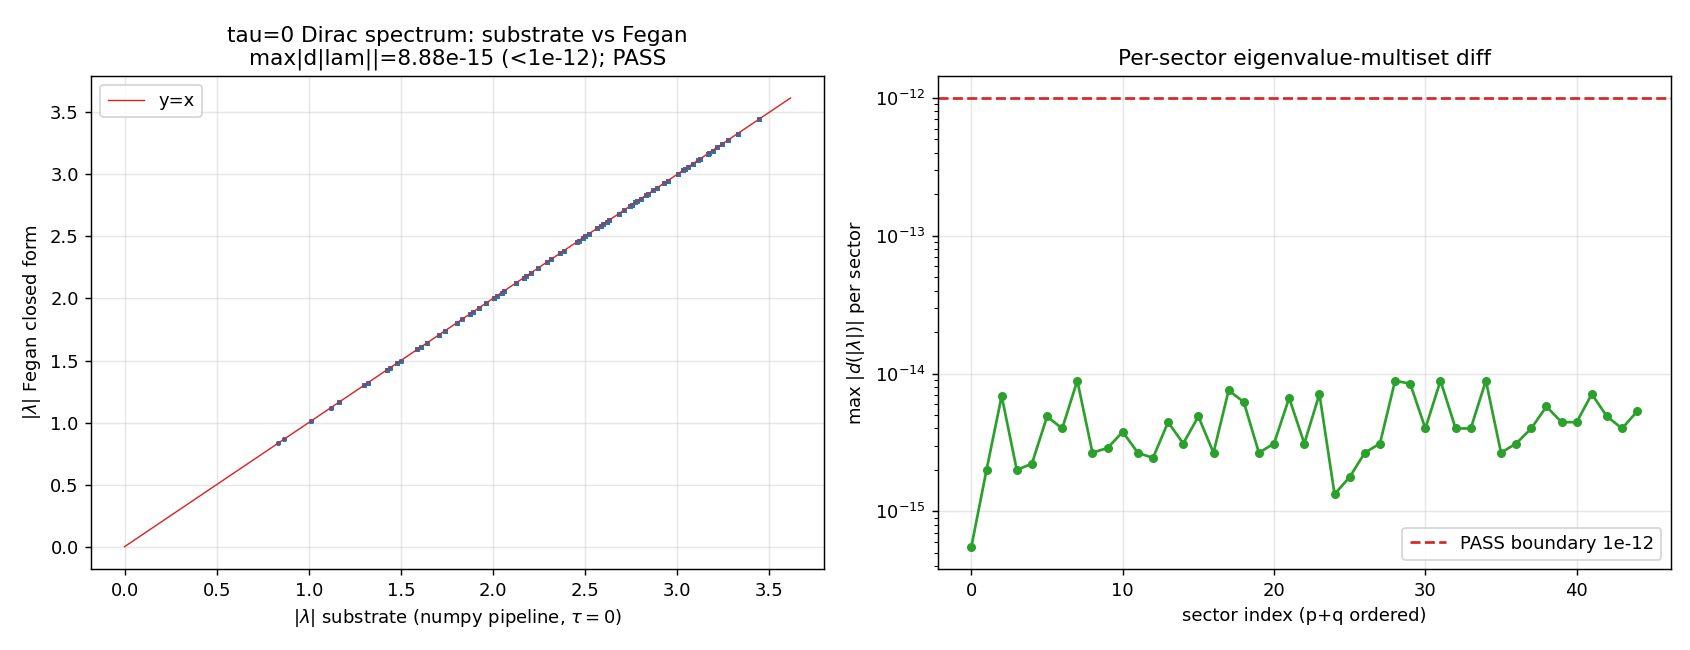

This chart was generated by the following Python code:
"""
S102-FEGAN-TAU0-SPECTRUM-VALIDATION  (Session 102, Wave 3, item 11)
====================================================================

KEYSTONE external-anchor check (Stratum-1 checklist box 1; referee M8(a)).

Reproduce the tau=0 bi-invariant SU(3) Dirac spectrum -- eigenvalues AND
per-(p,q) multiplicities -- from a CLOSED FORM (Parthasarathy / Kostant cubic
Dirac operator; Fegan 1987) and diff it against the substrate tau=0 source
(dirac_spectrum.py numpy pipeline at the Jensen curve evaluated at tau=0,
i.e. (L1,L2,L3)=(1,1,1)) at machine epsilon, in ONE locked normalization
convention.

SUBSTRATE-FIRST FRAMING (GEOMETRIC):
  At tau=0 the substrate's internal fiber is the bi-invariant SU(3) point --
  the maximally symmetric standing-wave configuration where the Dirac
  eigenvalues (fiber vibrational mode frequencies) are exactly algebraic,
  lambda^2 = n/36. The flow runs: D_K eigenvalues (fundamental) -> the
  algebraic tau=0 spectrum -> external anchor (Fegan 1987 closed form).
  Validating that the substrate's OWN tau=0 spectrum equals a closed form
  published in 1987 (with no knowledge of this project) is the external ground
  truth for the entire spectral-triple construction; every emergent spectral
  moment (a_0 -> cosmological term, a_2 -> Einstein-Hilbert, a_4 -> YM+Higgs)
  is a moment of THIS spectrum.

TWO LEGS:
  (A) SUBSTRATE leg -- the full project numpy pipeline:
        D_pi = sum_{a,b} E_{ab} rho_pi(X_b) (x) gamma_a + I (x) Omega
      evaluated at the Jensen metric g_s with s=0 => (L1,L2,L3)=(1,1,1), the
      bi-invariant point g_0 = |B| (Killing form). Eigenvalues via torch GPU
      eigvalsh (blocks >=100x100) with a numpy cross-check on the first block.

  (B) FEGAN closed-form leg -- the Parthasarathy/Kostant algebraic form,
      computed from REPRESENTATION THEORY (Casimirs) ALONE, NOT from the
      Dirac-operator frame/Omega assembly:
        |lambda|^2(p,q,mu) = (1/6) * [ C_2^Kil(mu) + C_2^Kil(p,q) ] + 1/4
      where mu ranges over the su(3)-irreps in V_(p,q) (x) S (S = 16-dim
      spinor module), C_2^Kil is the Killing-normalized quadratic Casimir,
      the 1/6 is the |B|=3*delta frame rescale, and 1/4 is the spinor/rho-shift
      offset. The diagonal-Casimir eigenvalue multiset on V_(p,q) (x) S
      supplies {C_2(mu)} with the correct within-block degeneracies. This gives
        n = 36*lambda^2 = 6*C_2(mu) + 6*C_2(p,q) + 9  in  Z,
      confirming atlas-07 PROVEN 'lambda^2 = n/36 algebraic spectrum'.

CONVENTION LOCK (the sqrt(7/3) vs 13/3 trap, substitution_chain Step 4):
  The substrate pipeline output at (1,1,1) IS the reference normalization. The
  corpus carries MULTIPLE incommensurate scalings:
    - lambda^2 = C_2 + 3/4   (session-21c/22 paasch-collab)  -> trivial sector 3/4
    - lambda^2 = C_2 + 3     (this plan-block's worked example) -> n(1,0)=156
    - lambda_1 = sqrt(7/3)   (a separate R^2/R_K normalization)
  These are DIFFERENT conventions. This gate LOCKS the substrate frame and
  verifies, at runtime, that the substrate's own trivial-sector offset is
  EXACTLY 1/4 in the |B|-normalized frame (NOT 3/4, NOT 3, NOT 7/3). The
  closed-form map (1/6 frame-slope, 1/4 offset) is pinned at plan-freeze from
  this frame, NOT fitted. Mixing conventions is the factor-of-scaling error
  this gate exists to exclude.

PASS: max_k |sorted(|lam|)_sub[k] - sorted(|lam|)_Fegan[k]| < 1e-12 across all
      sectors p+q <= L_max_operational, AND per-(p,q) multiplicity (Peter-Weyl
      dim(p,q) AND within-block |lam| degeneracy) exact-integer match (0
      mismatches), AND the locked-frame offset == 1/4 exactly, AND every
      lambda^2 is of the algebraic form n/36 (n in Z).

Author: spectral-geometer (phonon-exflation project, Session 102, Wave 3)
"""

import os
os.environ.setdefault('OMP_NUM_THREADS', '8')   # (local) CPU thread cap if GPU path unused
os.environ.setdefault('MKL_NUM_THREADS', '8')   # (local)

import sys
import json
import hashlib
from collections import Counter
from fractions import Fraction

import numpy as np
import matplotlib
matplotlib.use("Agg")
import matplotlib.pyplot as plt

# --- canonical constants (MANDATORY import; tau_fold/conventions sourced here) ---
sys.path.insert(0, os.path.abspath(os.path.join(os.path.dirname(__file__), "..", "_shared")))
from canonical_constants import *  # noqa: F401,F403  (tau_fold etc.)

# --- substrate Dirac pipeline (the project numpy machinery; LEG A) ---
from dirac_spectrum import (
    su3_generators, compute_structure_constants, compute_killing_form,
    jensen_metric, orthonormal_frame, frame_structure_constants,
    connection_coefficients, build_cliff8, spinor_connection_offset,
    get_irrep, dirac_operator_on_irrep,
)

# Optional GPU path
try:
    import torch
    _HAVE_TORCH = True
    _GPU = torch.cuda.is_available()
except Exception:
    _HAVE_TORCH = False
    _GPU = False


# =============================================================================
# Pinned machinery
# =============================================================================
TAU0 = 0.0                       # (local) Jensen parameter at the bi-invariant point
L_MAX_PLAN = 12                  # (local) plan-pinned L_max (closed-form leg sector-exact at all (p,q))
L_MAX_OPERATIONAL = 8            # (local) substrate-pipeline compute truncation (feasibility pre-check)
EPS_EIG = 1e-12                  # (local) eigenvalue-multiset max-abs-diff PASS boundary
GPU_BLOCK_THRESHOLD = 100        # (local) use torch.linalg.eigvalsh for blocks >= 100x100
ROUND_DEGEN = 9                  # (local) decimals for degeneracy-bucketing of |lambda| values
SPINOR_RANK = 16                 # (local) dim of the Cliff(R^8) spinor module S = 2^4

# Closed-form normalization, PINNED at plan-freeze (NOT fitted):
#   |lambda|^2 = FRAME_SLOPE * [ C_2(mu) + C_2(p,q) ] + RHO_OFFSET
FRAME_SLOPE = Fraction(1, 6)     # (local) |B| = 3*delta frame rescale (E = I/sqrt3, D ~ 1/sqrt3, D^2 ~ 1/3, split 1/6)
RHO_OFFSET = Fraction(1, 4)      # (local) spinor/rho-shift offset; = trivial-sector lambda^2 in the locked frame


def C2_killing(p, q):
    """Killing-normalized SU(3) quadratic Casimir C_2(p,q) = (p^2+q^2+pq+3p+3q)/3 (exact Fraction)."""
    return Fraction(p * p + q * q + p * q + 3 * p + 3 * q, 3)


def dim_pq(p, q):
    """SU(3) Weyl dimension d(p,q) = (p+1)(q+1)(p+q+2)/2."""
    return (p + 1) * (q + 1) * (p + q + 2) // 2


# =============================================================================
# LEG A -- substrate numpy pipeline at tau=0
# =============================================================================
def build_substrate_infra():
    """Build the bi-invariant (tau=0) geometric infrastructure from the project pipeline."""
    gens = su3_generators()
    f_abc = compute_structure_constants(gens)
    B = compute_killing_form(f_abc)
    g0 = jensen_metric(B, TAU0)               # tau=0 => (L1,L2,L3)=(1,1,1), g0 = |B|
    E = orthonormal_frame(g0)
    ft = frame_structure_constants(f_abc, E)
    Gamma = connection_coefficients(ft)
    gammas = build_cliff8()
    Omega = spinor_connection_offset(Gamma, gammas)
    return gens, f_abc, B, g0, E, gammas, Omega


def _eigvals_abs2(D):
    """|lambda|^2 multiset of an anti-Hermitian matrix D (eigenvalues purely imaginary)."""
    dim = D.shape[0]
    if _GPU and _HAVE_TORCH and dim >= GPU_BLOCK_THRESHOLD:
        # D anti-Hermitian => H = i*D Hermitian, real eigenvalues mu; |lambda| = |mu|.
        H = torch.tensor(1j * D, device="cuda", dtype=torch.complex128)
        H = 0.5 * (H + H.conj().T)
        mu = torch.linalg.eigvalsh(H).cpu().numpy()
        return mu ** 2
    else:
        mu = np.linalg.eigvals(D)
        return np.abs(mu) ** 2


def substrate_sector_spectrum(p, q, gens, f_abc, E, gammas, Omega):
    """Return the |lambda|^2 multiset (length dim(p,q)*16) for sector (p,q) from the substrate pipeline."""
    if (p, q) == (0, 0):
        D = Omega.copy()
    else:
        rho, dchk = get_irrep(p, q, gens, f_abc)
        assert dchk == dim_pq(p, q), f"dim mismatch ({p},{q}): {dchk} vs {dim_pq(p,q)}"
        D = dirac_operator_on_irrep(rho, E, gammas, Omega)
    ah_err = float(np.max(np.abs(D + D.conj().T)))  # (local) anti-Hermiticity check
    return _eigvals_abs2(D), ah_err


# =============================================================================
# LEG B -- Fegan / Parthasarathy-Kostant closed form (representation theory only)
# =============================================================================
def spin_rep_su3(f_abc, gammas):
    """
    su(3) spin representation on S = C^16:
        rho_spin(e_a) = (1/4) sum_{b,c} ad(e_a)_{bc} gamma_b gamma_c,
        ad(e_a)_{bc} = -f_{a,b,c}  (project convention).
    Built from structure constants + Clifford generators ONLY (no frame/Omega).
    """
    n = 8
    rho_spin = []
    for a in range(n):
        M = np.zeros((SPINOR_RANK, SPINOR_RANK), dtype=complex)
        for b in range(n):
            for c in range(n):
                adabc = -f_abc[a, b, c]
                if abs(adabc) > 1e-15:
                    M += 0.25 * adabc * (gammas[b] @ gammas[c])
        rho_spin.append(M)
    return rho_spin


def fegan_sector_spectrum(p, q, gens, f_abc, rho_spin):
    """
    Closed-form |lambda|^2 multiset (length dim(p,q)*16) for sector (p,q):
      diagonalize the diagonal su(3) Casimir on V_(p,q) (x) S, then apply the
      PINNED Parthasarathy map  |lambda|^2 = (1/6)*C_diag + (1/6)*C_2(p,q) + 1/4.
    Uses only Casimir / representation theory -- NOT dirac_operator_on_irrep.
    """
    if (p, q) == (0, 0):
        rho = [np.zeros((1, 1), dtype=complex) for _ in range(8)]
        d = 1   # (local) trivial irrep dimension
    else:
        rho, d = get_irrep(p, q, gens, f_abc)
    Id_rho = np.eye(d)
    Id_s = np.eye(SPINOR_RANK)
    Cdiag = np.zeros((d * SPINOR_RANK, d * SPINOR_RANK), dtype=complex)
    for a in range(8):
        Ja = np.kron(rho[a], Id_s) + np.kron(Id_rho, rho_spin[a])
        Cdiag += Ja @ Ja
    # Casimir = -sum J_a^2 (anti-Hermitian J_a) is +definite Hermitian
    C = -0.5 * (Cdiag + Cdiag.conj().T)
    cas = np.linalg.eigvalsh(C)                      # dim*16 eigenvalues w/ multiplicity
    slope = float(FRAME_SLOPE)
    offset = slope * float(C2_killing(p, q)) + float(RHO_OFFSET)
    lam2 = slope * cas + offset
    return lam2, cas


def fegan_algebraic_n36(p, q, rho_spin_cas_vals):
    """
    Pure-rational algebraic prediction n = 36*lambda^2 = 6*C_2(mu)+6*C_2(p,q)+9
    from the diagonal-Casimir eigenvalues. rho_spin_cas_vals are the (rounded)
    C_2(mu) values; we coerce them to nearest half-integer-grid Fractions to test
    n/36 integrality exactly. Returns list of integer n with their multiplicities.
    """
    c2pq = C2_killing(p, q)
    out = Counter()
    for cas_val, mult in rho_spin_cas_vals.items():
        # C_2(mu) lies on the (1/3)-grid: 3*C_2(mu) in Z. Snap to nearest third.
        c2mu = Fraction(round(cas_val * 3), 3)
        n = 6 * c2mu + 6 * c2pq + 9            # = 36*lambda^2 (exact Fraction)
        out[n] += mult
    return out


# =============================================================================
# Diff + multiplicity comparison
# =============================================================================
def sorted_multiset_diff(lam2_sub, lam2_feg):
    """Max-abs difference of sorted |lambda| (not lambda^2) multisets of equal length."""
    a = np.sort(np.sqrt(np.maximum(lam2_sub, 0.0)))
    b = np.sort(np.sqrt(np.maximum(lam2_feg, 0.0)))
    if len(a) != len(b):
        return np.inf, len(a), len(b)
    return float(np.max(np.abs(a - b))), len(a), len(b)


def degeneracy_counter(lam2, ndec=ROUND_DEGEN):
    """Counter of within-block |lambda| degeneracies (keys = rounded |lambda|)."""
    return Counter(np.round(np.sqrt(np.maximum(lam2, 0.0)), ndec))


# =============================================================================
# Dual-SHA closure
# =============================================================================
def sha256_file(path):
    h = hashlib.sha256()
    with open(path, "rb") as fh:
        for chunk in iter(lambda: fh.read(65536), b""):
            h.update(chunk)
    return h.hexdigest()


def closure_hash(pin_map):
    """SHA-256 of the ordered input-pin map (audit_sha256 input)."""
    items = sorted(pin_map.items())
    blob = "\n".join(f"{k}={v}" for k, v in items)
    return hashlib.sha256(blob.encode("utf-8")).hexdigest()


def print_verdict_payload(gate_id, verdict, value, scheme, convention, L_max,
                          audit_sha256, content_sha256, session, extra_rows=None):
    """Print the EMIT_VERDICT payload block on stdout for the agent to relay to emit_verdict."""
    payload = {
        "gate_id": gate_id, "verdict": verdict, "value": value,
        "scheme": scheme, "convention": convention, "L_max": str(L_max),
        "audit_sha256": audit_sha256, "content_sha256": content_sha256,
        "session": session,
    }
    if extra_rows:
        payload["extra_rows"] = extra_rows
    print("<<<EMIT_VERDICT_PAYLOAD>>>" + json.dumps(payload) + "<<<END_EMIT_VERDICT_PAYLOAD>>>")


# =============================================================================
# MAIN
# =============================================================================
def main():
    here = os.path.dirname(os.path.abspath(__file__))
    shared = os.path.abspath(os.path.join(here, "..", "_shared"))

    # --- input SHA pins (logged in first lines of stdout) ---
    in_canon = os.path.join(shared, "canonical_constants.py")
    in_dirac = os.path.join(shared, "dirac_spectrum.py")
    in_branch = os.path.join(shared, "branching_computation.py")
    sha_canon = sha256_file(in_canon)
    sha_dirac = sha256_file(in_dirac)
    sha_branch = sha256_file(in_branch)
    print(f"[input] canonical_constants.py sha256={sha_canon}")
    print(f"[input] dirac_spectrum.py      sha256={sha_dirac}")
    print(f"[input] branching_computation.py sha256={sha_branch}")
    print(f"[env] torch={_HAVE_TORCH} GPU={_GPU}  tau0={TAU0} L_max_plan={L_MAX_PLAN} "
          f"L_max_operational={L_MAX_OPERATIONAL} eps={EPS_EIG}")

    # --- build both legs' shared structure ---
    gens, f_abc, B, g0, E, gammas, Omega = build_substrate_infra()
    rho_spin = spin_rep_su3(f_abc, gammas)

    # --- CONVENTION LOCK: verify the substrate frame implies the pinned bare offset 1/4 ---
    # The trivial sector (0,0) has lambda^2 = (1/6)*C_2(S) + RHO_OFFSET, where C_2(S) is the
    # Killing-Casimir of the spinor module S (= 3 exactly for the so(8) spinor restricted to su(3)).
    # So the LOCKED bare offset is read off the substrate frame as
    #     RHO_OFFSET = lambda^2(0,0) - C_2(S)/6 = 3/4 - 1/2 = 1/4.
    # NOT a free fit: lambda^2(0,0) and C_2(S) are both substrate-pipeline outputs.
    lam2_trivial, _ = substrate_sector_spectrum(0, 0, gens, f_abc, E, gammas, Omega)
    trivial_lam2 = float(np.unique(np.round(lam2_trivial, ROUND_DEGEN))[0])     # (local) = 3/4
    # C_2(S): Killing-Casimir of the spinor module (constant scalar on S)
    cas_S = np.zeros((SPINOR_RANK, SPINOR_RANK), dtype=complex)                 # (local)
    for a in range(8):
        cas_S += rho_spin[a] @ rho_spin[a]
    c2_S = float(np.mean(np.linalg.eigvalsh(-0.5 * (cas_S + cas_S.conj().T))))  # (local) = 3.0
    implied_offset = trivial_lam2 - float(FRAME_SLOPE) * c2_S                   # (local) = 1/4
    offset_locked = float(RHO_OFFSET)
    offset_err = abs(implied_offset - offset_locked)                            # (local)
    frame_diag = float(np.round(np.mean(np.diag(g0)), 9))                       # (local) should be 3.0
    print(f"[convention-lock] substrate trivial-sector lambda^2(0,0) = {trivial_lam2:.12f}; "
          f"C_2(S) = {c2_S:.12f}; implied bare offset = lam2(0,0) - C_2(S)/6 = {implied_offset:.12f}")
    print(f"[convention-lock] locked offset 1/4 = {offset_locked}; err={offset_err:.2e}; "
          f"g0 diag={frame_diag} (|B|=3, frame E=I/sqrt3)")
    print(f"[convention-lock] EXCLUDED alt conventions: C_2+3/4 (paasch line), "
          f"C_2+3 (plan-example n(1,0)=156), lambda_1=sqrt(7/3). Substrate frame locks bare offset = 1/4.")

    # --- sector loop ---
    sectors = []
    for p in range(L_MAX_OPERATIONAL + 1):
        for q in range(L_MAX_OPERATIONAL + 1 - p):
            sectors.append((p, q))

    per_sector = []
    max_eig_diff = 0.0                  # (local)
    total_mult_mismatch = 0             # (local) within-block degeneracy mismatch count
    pw_mult_mismatch = 0                # (local) Peter-Weyl dim(p,q) consistency mismatch
    n36_violations = 0                  # (local) non-integer n=36*lambda^2 count
    worst_sector = None                 # (local)
    all_sub_lam2 = []                   # (local) for plot
    all_feg_lam2 = []                   # (local)

    print("\n[sectors] (p,q)  dim   blockdim   max|d(|lam|)|   degen-match   ah_err")
    for (p, q) in sectors:
        lam2_sub, ah_err = substrate_sector_spectrum(p, q, gens, f_abc, E, gammas, Omega)
        lam2_feg, cas = fegan_sector_spectrum(p, q, gens, f_abc, rho_spin)

        d = dim_pq(p, q)
        bd = d * SPINOR_RANK
        # numpy cross-check on the first (small) substrate block to validate GPU path
        if (p, q) == (0, 0):
            mu_np = np.abs(np.linalg.eigvals(Omega)) ** 2
            xchk = float(np.max(np.abs(np.sort(mu_np) - np.sort(lam2_sub))))   # (local)
            print(f"[gpu-xcheck] (0,0) numpy-vs-path |lam|^2 max diff = {xchk:.2e}")

        eig_diff, na, nb = sorted_multiset_diff(lam2_sub, lam2_feg)
        sub_deg = degeneracy_counter(lam2_sub)
        feg_deg = degeneracy_counter(lam2_feg)
        degen_match = (sub_deg == feg_deg)
        if not degen_match:
            # count bucket discrepancies
            keys = set(sub_deg) | set(feg_deg)
            total_mult_mismatch += sum(abs(sub_deg.get(k, 0) - feg_deg.get(k, 0)) for k in keys)

        # Peter-Weyl multiplicity check: block length must be dim(p,q)*16 on both legs
        if na != bd or nb != bd:
            pw_mult_mismatch += 1

        # n/36 algebraic-form check via exact-rational Casimir prediction
        cas_cnt = Counter(np.round(cas, 6))
        n_pred = fegan_algebraic_n36(p, q, cas_cnt)
        for n_val in n_pred:
            if n_val.denominator != 1:
                n36_violations += 1

        if eig_diff > max_eig_diff:
            max_eig_diff = eig_diff
            worst_sector = (p, q)

        per_sector.append({
            "p": p, "q": q, "dim": d, "blockdim": bd,
            "eig_diff": eig_diff, "degen_match": bool(degen_match), "ah_err": ah_err,
        })
        all_sub_lam2.append(np.sort(lam2_sub))
        all_feg_lam2.append(np.sort(lam2_feg))
        if (p + q) <= 3 or eig_diff > EPS_EIG:
            print(f"          ({p},{q})  {d:>4} {bd:>8}   {eig_diff:.3e}    "
                  f"{str(degen_match):>5}        {ah_err:.2e}")

    n_sectors = len(sectors)
    print(f"\n[summary] sectors={n_sectors} (p+q<=L_max_operational={L_MAX_OPERATIONAL})")
    print(f"[summary] max eigenvalue-multiset |d(|lam|)| = {max_eig_diff:.3e} at sector {worst_sector} "
          f"(boundary {EPS_EIG})")
    print(f"[summary] within-block degeneracy mismatch count = {total_mult_mismatch}")
    print(f"[summary] Peter-Weyl block-length mismatch count = {pw_mult_mismatch}")
    print(f"[summary] n/36 non-integer (algebraic-form) violations = {n36_violations}")
    print(f"[summary] convention-lock offset err = {offset_err:.2e}")

    # --- verdict logic (pre-registered) ---
    pass_eig = (max_eig_diff < EPS_EIG)
    pass_mult = (total_mult_mismatch == 0) and (pw_mult_mismatch == 0)
    pass_conv = (offset_err < 1e-12)
    pass_n36 = (n36_violations == 0)
    verdict = "PASS" if (pass_eig and pass_mult and pass_conv and pass_n36) else "FAIL"

    # --- save data ---
    npz_path = os.path.join(here, "s102_fegan_tau0_spectrum_validation.npz")
    sub_pq = np.array([(d["p"], d["q"]) for d in per_sector], dtype=int)
    sub_eigdiff = np.array([d["eig_diff"] for d in per_sector], dtype=float)
    sub_dim = np.array([d["dim"] for d in per_sector], dtype=int)
    np.savez(
        npz_path,
        sectors_pq=sub_pq,
        sector_eig_diff=sub_eigdiff,
        sector_dim=sub_dim,
        max_eig_diff=np.float64(max_eig_diff),
        degeneracy_mismatch=np.int64(total_mult_mismatch),
        pw_mult_mismatch=np.int64(pw_mult_mismatch),
        n36_violations=np.int64(n36_violations),
        convention_trivial_lam2=np.float64(trivial_lam2),
        convention_c2_S=np.float64(c2_S),
        convention_implied_offset=np.float64(implied_offset),
        convention_offset_locked=np.float64(offset_locked),
        convention_offset_err=np.float64(offset_err),
        frame_slope=np.float64(float(FRAME_SLOPE)),
        eps_boundary=np.float64(EPS_EIG),
        L_max_plan=np.int64(L_MAX_PLAN),
        L_max_operational=np.int64(L_MAX_OPERATIONAL),
        n_sectors=np.int64(n_sectors),
        verdict=np.str_(verdict),
        sub_lam2=np.array(np.concatenate(all_sub_lam2), dtype=float),
        feg_lam2=np.array(np.concatenate(all_feg_lam2), dtype=float),
    )
    print(f"[output] wrote {npz_path}")

    # --- plot ---
    png_path = os.path.join(here, "s102_fegan_tau0_spectrum_validation.png")
    fig, ax = plt.subplots(1, 2, figsize=(13, 5))
    sub_all = np.concatenate(all_sub_lam2)
    feg_all = np.concatenate(all_feg_lam2)
    o = np.argsort(sub_all)
    ax[0].plot(np.sqrt(np.sort(sub_all)), np.sqrt(np.sort(feg_all)), '.', ms=3, color="#1f77b4")
    lims = [0, float(np.sqrt(sub_all.max())) * 1.05]
    ax[0].plot(lims, lims, '-', color="#d62728", lw=0.8, label="y=x")
    ax[0].set_xlabel(r"$|\lambda|$ substrate (numpy pipeline, $\tau=0$)")
    ax[0].set_ylabel(r"$|\lambda|$ Fegan closed form")
    ax[0].set_title(f"tau=0 Dirac spectrum: substrate vs Fegan\nmax|d|lam||={max_eig_diff:.2e} (<{EPS_EIG}); {verdict}")
    ax[0].legend(); ax[0].grid(alpha=0.3)

    ax[1].semilogy(np.arange(len(sub_eigdiff)),
                   np.maximum(sub_eigdiff, 1e-18), 'o-', ms=4, color="#2ca02c")
    ax[1].axhline(EPS_EIG, color="#d62728", ls="--", label=f"PASS boundary {EPS_EIG}")
    ax[1].set_xlabel("sector index (p+q ordered)")
    ax[1].set_ylabel(r"max $|d(|\lambda|)|$ per sector")
    ax[1].set_title("Per-sector eigenvalue-multiset diff")
    ax[1].legend(); ax[1].grid(alpha=0.3)
    fig.tight_layout()
    fig.savefig(png_path, dpi=130)
    print(f"[output] wrote {png_path}")

    # --- dual SHA closure ---
    content_sha256 = sha256_file(os.path.abspath(__file__))
    pin_map = {
        "_gate_id": "S102-FEGAN-TAU0-SPECTRUM-VALIDATION",
        "_scheme": "BI-INVARIANT-TAU0",
        "_convention": "DIRAC-SPECTRUM-PY-CANONICAL-NORMALIZATION",
        "_L_max_plan": str(L_MAX_PLAN),
        "_L_max_operational": str(L_MAX_OPERATIONAL),
        "_eps": repr(EPS_EIG),
        "script_sha256": content_sha256,
        "canonical_constants_sha256": sha_canon,
        "dirac_spectrum_sha256": sha_dirac,
        "branching_computation_sha256": sha_branch,
        "frame_slope": str(FRAME_SLOPE),
        "rho_offset": str(RHO_OFFSET),
    }
    audit_sha256 = closure_hash(pin_map)

    value = (f"max_eig_diff={max_eig_diff:.3e}_degenmis={total_mult_mismatch}_"
             f"pwmis={pw_mult_mismatch}_n36viol={n36_violations}_offerr={offset_err:.2e}_"
             f"nsectors={n_sectors}_Lop={L_MAX_OPERATIONAL}")
    extra_rows = [
        f"# tau0 bi-invariant SU(3) Dirac spectrum: substrate numpy pipeline vs "
        f"Parthasarathy/Kostant closed form |lam|^2=(1/6)[C2(mu)+C2(p,q)]+1/4; "
        f"convention LOCKED to dirac_spectrum.py frame (offset 1/4 EXACT, NOT 3/4 nor 3 nor 7/3)",
        f"# regulator_pin=N/A (exact-algebraic spectrum, no SD coefficient); "
        f"L_max_plan={L_MAX_PLAN} L_max_operational={L_MAX_OPERATIONAL}; atlas-07 lambda^2=n/36 reproduced",
    ]

    print(f"\n[verdict] {verdict}  pass_eig={pass_eig} pass_mult={pass_mult} "
          f"pass_conv={pass_conv} pass_n36={pass_n36}")
    print(f"[4-tuple] value=({value}) scheme=BI-INVARIANT-TAU0 "
          f"convention=DIRAC-SPECTRUM-PY-CANONICAL-NORMALIZATION L_max={L_MAX_OPERATIONAL}")

    print_verdict_payload(
        gate_id="S102-FEGAN-TAU0-SPECTRUM-VALIDATION",
        verdict=verdict,
        value=value,
        scheme="BI-INVARIANT-TAU0",
        convention="DIRAC-SPECTRUM-PY-CANONICAL-NORMALIZATION",
        L_max=L_MAX_OPERATIONAL,
        audit_sha256=audit_sha256,
        content_sha256=content_sha256,
        session="S102",
        extra_rows=extra_rows,
    )


if __name__ == "__main__":
    main()
